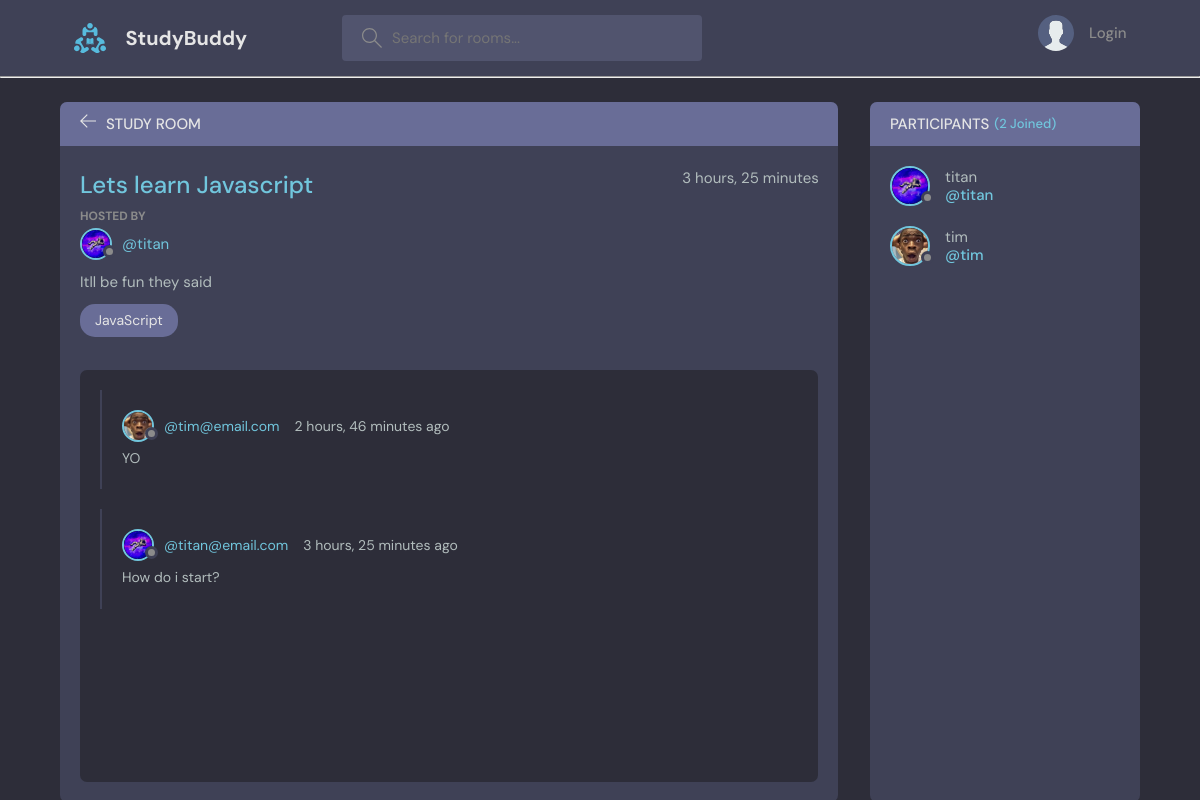
The page /room/1/ on the database its author committed.
### base/models.py (models this page shows, shortened)
class Room(models.Model):
    host = models.ForeignKey(User, on_delete=models.SET_NULL, null=True)
    topic = models.ForeignKey(Topic, on_delete=models.SET_NULL, null=True)
    name = models.CharField(max_length=200)
    description = models.TextField(null=True, blank=True) #null/blank is allowed, so allowed to be empty
    participants = models.ManyToManyField(User, related_name='participants', blank=True)
    updated = models.DateTimeField(auto_now=True)#anytime the model is updated, it will be saved
    created = models.DateTimeField(auto_now_add=True)
    class Meta:
        ordering = ['-updated', '-created']

class User(AbstractUser):
    name = models.CharField(max_length=200, null=True)
    email = models.EmailField(unique=True)
    bio = models.TextField(null=True)
    avatar = models.ImageField(null=True, default="avatar.svg")
    USERNAME_FIELD = 'email'
    REQUIRED_FIELDS = []

class Message(models.Model):
    user = models.ForeignKey(User,on_delete=models.CASCADE)
    room = models.ForeignKey(Room, on_delete=models.CASCADE) #models.SET_NULL sets all messages to blank
    body = models.TextField()
    updated = models.DateTimeField(auto_now=True)#anytime the model is updated, it will be saved
    created = models.DateTimeField(auto_now_add=True)
    class Meta:
        ordering = ['-updated', '-created']

### base/views.py (the view, shortened to what this page needs)
# urls.py: path('room/<str:pk>/', views.room, name="room"),
def room(request, pk):
    room = Room.objects.get(id=pk)
    roomMessages = room.message_set.all().order_by('-created')
    participants = room.participants.all()
    context = {'room': room,
               'roomMessages': roomMessages,
               'participants': participants,
               }
    return render(request, 'base/room.html', context)

### base/templates/base/room.html (shortened to what this page needs)
{% extends 'main.html' %}
{% block content %}
    <main class="profile-page layout layout--2">
      <div class="container">
        <div class="room">
          <div class="room__top">
            <div class="room__topLeft">
              <a href="{% url 'home'%}">
                <svg version="1.1" xmlns="http://www.w3.org/2000/svg" width="32" height="32" viewBox="0 0 32 32">
                  <title>arrow-left</title>
                  <path
                    d="M13.723 2.286l-13.723 13.714 13.719 13.714 1.616-1.611-10.96-10.96h27.625v-2.286h-27.625l10.965-10.965-1.616-1.607z"
                  ></path>
                </svg>
              </a>
              <h3>Study Room</h3>
            </div>
          </div>
          <div class="room__box scroll">
            <div class="room__header scroll">
              <div class="room__info">
                <h3>{{room.name}}</h3>
                <span>{{room.created|timesince}}</span>
              </div>
              <div class="room__hosted">
                <p>Hosted By</p>
                <a href="{% url 'user-profile' room.host.id %}" class="room__author">
                  <div class="avatar avatar--small">
                    <img src="{{room.host.avatar.url}}" />
                  </div>
                  <span>@{{room.host.username}}</span>
                </a>
              </div>
              <div class="room__details">
                {{room.description}}
              </div>
              <span class="room__topics">JavaScript</span>
            </div>
            <div class="room__conversation">
              <div class="threads scroll">
                {% for roomMessage in roomMessages %}
                <div class="thread">
                  <div class="thread__top">
                    <div class="thread__author">
                      <a href="{% url 'user-profile' roomMessage.user.id %}" class="thread__authorInfo">
                        <div class="avatar avatar--small">
                          <img src="{{roomMessage.user.avatar.url}}" />
                        </div>
                        <span>@{{roomMessage.user}}</span>
                      </a>
                      <span class="thread__date">{{roomMessage.created|timesince}} ago</span>
                    </div>
                  </div>
                  <div class="thread__details">
                    {{roomMessage.body}}
                  </div>
                </div>
                {% endfor %}
              </div>
            </div>
          </div>
        </div>
        <div class="participants">
          <h3 class="participants__top">Participants <span>({{participants.count}} Joined)</span></h3>
          <div class="participants__list scroll">
            {% for user in participants %}
            <a href="{% url 'user-profile' user.id %}" class="participant">
              <div class="avatar avatar--medium">
                <img src="{{user.avatar.url}}" />
              </div>
              <p>
                {{user.username}}
                <span>@{{user.username}}</span>
              </p>
            </a>
            {% endfor %}
          </div>
        </div>
      </div>
    </main>
{% endblock content %}

### rows shown on the page
Room: name "Lets learn Javascript", created "3 hours, 25 minutes", host.avatar (picture), host.username "titan", description "Itll be fun they said"
Message: user.avatar (picture), user "tim@email.com", created "2 hours, 46 minutes", body "YO"
Message: user.avatar (picture), user "titan@email.com", created "3 hours, 25 minutes", body "How do i start?"
User: avatar (picture), username "titan"
User: avatar (picture), username "tim"

### other values the page prints
{{ participants.count }} "2"
